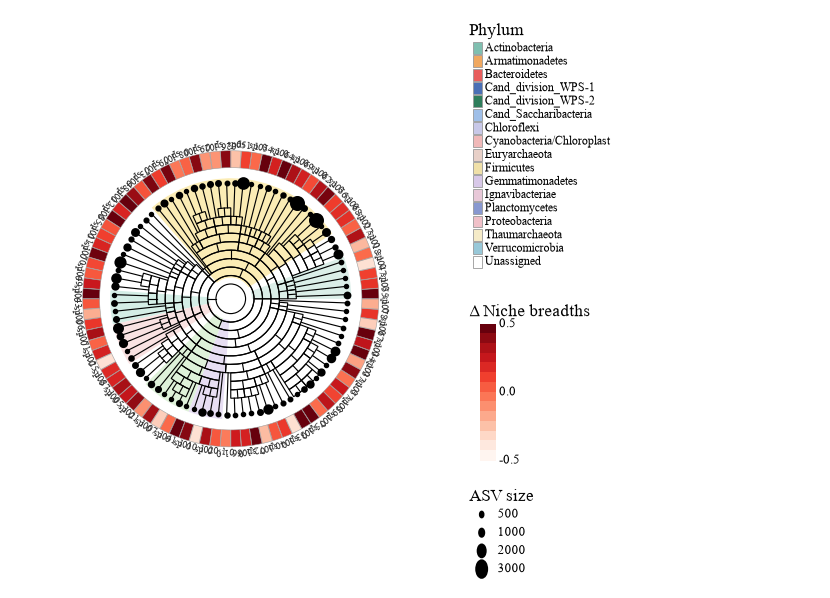

Write Python code to recreate this figure.
# -*- coding: utf-8 -*-
"""案例14 - Nature 环形系统发育树圈图(三)。
参考：同类期刊常见的「环形发育树 + ASV 热图环」版式 — 黑枝+进化枝淡彩底+叶端黑点(ASV大小) + ΔNiche红白热图环 + ASV放射标注 + 右侧图例（详见同名 case 卡）。"""
import sys, os
HERE = os.path.dirname(os.path.abspath(__file__))
sys.path.insert(0, os.path.join(HERE, 'lib'))
sys.path.insert(0, os.path.join(HERE, 'lib'))
from paper_style import *
set_style()

import numpy as np
import matplotlib.pyplot as plt
from matplotlib.patches import Wedge, Circle
from matplotlib import cm, colors as mcolors
from newick import random_newick, parse_newick

SEED, N = 14, 88

# ---------------------------------------------------------------- 门分块(块大小不等, 模拟进化枝)
PHY = [('Actinobacteria', '#7FBFB0', 5), ('Armatimonadetes', '#F0A860', 3),
       ('Bacteroidetes', '#E85D5D', 24), ('Cand_division_WPS-1', '#4A6FB5', 4),
       ('Cand_division_WPS-2', '#2E7D5B', 3), ('Cand_Saccharibacteria', '#9FBFE8', 4),
       ('Chloroflexi', '#C8C8E8', 4), ('Cyanobacteria/Chloroplast', '#F0B8B8', 5),
       ('Euryarchaeota', '#E8D0C8', 3), ('Firmicutes', '#F0E0A8', 6),
       ('Gemmatimonadetes', '#D8C8E8', 4), ('Ignavibacteriae', '#E8C8D8', 3),
       ('Planctomycetes', '#8898D0', 4), ('Proteobacteria', '#F0C0C8', 5),
       ('Thaumarchaeota', '#F5EBC8', 4), ('Verrucomicrobia', '#98C8D8', 4),
       ('Unassigned', '#FFFFFF', 3)]
assert sum(k for _, _, k in PHY) == N
SHADE = {'Bacteroidetes': '#FBE9A8', 'Chloroflexi': '#CDEBE2',
         'Cyanobacteria/Chloroplast': '#F9DDDD', 'Firmicutes': '#D9EFD3',
         'Gemmatimonadetes': '#E3D9F2', 'Actinobacteria': '#D5EBE5'}

tree = parse_newick(random_newick(N, seed=SEED))

def leaves_of(nd):
    if not nd['children']:
        return [nd['name']]
    out = []
    for c in nd['children']:
        out += leaves_of(c)
    return out

order = leaves_of(tree)
r14 = rng(SEED)
leaf2ph = {}
i = 0
for nm, col, k in PHY:
    for t in order[i:i + k]:
        leaf2ph[t] = (nm, col)
    i += k
asv_size = np.clip(r14.lognormal(6.3, 0.9, N), 300, 3200)     # ASV reads
dniche = np.clip(r14.normal(0.18, 0.30, N), -0.5, 0.5)
cmap = plt.get_cmap('Reds')
norm = mcolors.Normalize(-0.5, 0.5)

# ---------------------------------------------------------------- 黑色环形树
R0, R1 = 0.07, 0.55
ang = {nm: 2 * np.pi * (j + 0.5) / N for j, nm in enumerate(order)}
nleaf = {}

def cnt(nd):
    nleaf[id(nd)] = 1 if not nd['children'] else sum(cnt(c) for c in nd['children'])
    return nleaf[id(nd)]
cnt(tree)

def maxd(nd):
    return 0 if not nd['children'] else 1 + max(maxd(c) for c in nd['children'])
TOT = max(maxd(tree), 1)

def rd(d):
    return R0 + (R1 - R0) * d / TOT

def P(th, r):
    return (r * np.cos(th), r * np.sin(th))

fig = plt.figure(figsize=cm2in(17.5, 12.5))
gs = fig.add_gridspec(1, 2, width_ratios=[1.22, 1], wspace=0.04)
ax = fig.add_subplot(gs[0])
ax2 = fig.add_subplot(gs[1])

# 进化枝淡彩底
hw = np.pi / N
i = 0
for nm, col, k in PHY:
    if nm in SHADE:
        a0 = np.degrees(ang[order[i]] - hw)
        a1 = np.degrees(ang[order[i + k - 1]] + hw)
        ax.add_patch(Wedge((0, 0), R1 + 0.02, a0, a1, width=R1 + 0.02 - 0.10,
                           facecolor=SHADE[nm], edgecolor='none', alpha=0.85, zorder=1))
    i += k

SPAN = {id(tree): (0.0, 2 * np.pi, 0)}

def walk(nd):
    a0, a1, d = SPAN[id(nd)]
    if nd['children']:
        k = nleaf[id(nd)]; pos = a0
        for ch in nd['children']:
            w = nleaf[id(ch)] / k * (a1 - a0)
            SPAN[id(ch)] = (pos, pos + w, d + 1); pos += w
        mid = 0.5 * (a0 + a1)
        (x0, y0), (x1, y1) = P(mid, rd(d)), P(mid, rd(d + 1))
        ax.plot([x0, x1], [y0, y1], color='black', lw=0.55, zorder=2)
        ax.add_patch(Wedge((0, 0), rd(d + 1), np.degrees(a0), np.degrees(a1),
                           width=max(rd(d + 1) - rd(d), 1e-4), facecolor='none',
                           edgecolor='black', lw=0.55, zorder=2))
        for ch in nd['children']:
            walk(ch)
    else:
        a = ang[nd['name']]
        (x0, y0), (x1, y1) = P(a, rd(d)), P(a, R1)
        ax.plot([x0, x1], [y0, y1], color='black', lw=0.55, zorder=2)
        ms = 1.6 + 4.6 * (asv_size[order.index(nd['name'])] - 300) / 2900
        ax.plot([x1], [y1], 'o', ms=ms, color='black', zorder=3)

walk(tree)

# ---------------------------------------------------------------- ΔNiche 热图环
RI, RO = 0.62, 0.70
for j, nm in enumerate(order):
    a = np.degrees(ang[nm])
    ax.add_patch(Wedge((0, 0), RO, a - np.degrees(hw) * 0.96, a + np.degrees(hw) * 0.96,
                       width=RO - RI, facecolor=cmap(norm(dniche[j])),
                       edgecolor='#999999', lw=0.25, zorder=2))

# ASV 放射标注(每隔一叶)
for j, nm in enumerate(order):
    if j % 2:
        continue
    deg = np.degrees(ang[nm])
    a = ang[nm]
    rot = deg - 90 if not (90 < deg % 360 <= 270) else deg + 90
    ax.text((RO + 0.025) * np.cos(a), (RO + 0.025) * np.sin(a), nm,
            rotation=rot, rotation_mode='anchor', fontsize=4.6,
            ha='center', va='center', color='#333333')

ax.set_xlim(-1.02, 1.02); ax.set_ylim(-1.02, 1.02)
ax.set_aspect('equal'); ax.axis('off')

# ---------------------------------------------------------------- 右侧图例
ax2.set_xlim(0, 1); ax2.set_ylim(0, 1); ax2.axis('off')
ax2.text(0.02, 0.985, 'Phylum', fontsize=8, va='top')
y = 0.945
for nm, col, _k in PHY:
    ax2.add_patch(plt.Rectangle((0.03, y - 0.014), 0.026, 0.021,
                                facecolor=col, edgecolor='#999999', lw=0.4))
    ax2.text(0.064, y - 0.004, nm, fontsize=5.8, va='center')
    y -= 0.0235

# Δ Niche colorbar
y1 = y - 0.055
ax2.text(0.02, y1, u'\u0394 Niche breadths', fontsize=8, va='top')
CB_TOP, CB_H = y1 - 0.035, 0.24
for t_i in range(14):
    v = 1 - t_i / 13.0
    ax2.add_patch(plt.Rectangle((0.05, CB_TOP - t_i * CB_H / 14 - CB_H / 14), 0.045,
                                CB_H / 14 + 0.001, facecolor=cmap(v),
                                edgecolor='none'))
# 刻度标签紧贴色棒即可; 不再画短刻度线——刻度线与文字粘连会被读成 '--0.5'/'-0.0'
for v, lab in [(1.0, '0.5'), (0.5, '0.0'), (0.0, '-0.5')]:
    yy = CB_TOP - (1 - v) * CB_H
    ax2.text(0.104, yy, lab, fontsize=6, va='center', ha='left')

# ASV size legend
y2 = CB_TOP - CB_H - 0.05
ax2.text(0.02, y2, 'ASV size', fontsize=8, va='top')
yy = y2 - 0.045
for lab in [500, 1000, 2000, 3000]:
    ms = 1.6 + 4.6 * (lab - 300) / 2900
    ax2.add_patch(Circle((0.055, yy), ms * 0.0026, facecolor='black',
                         edgecolor='black'))
    ax2.text(0.10, yy, str(lab), fontsize=6, va='center')
    yy -= 0.032

save(fig, 'case_seg014.png')
